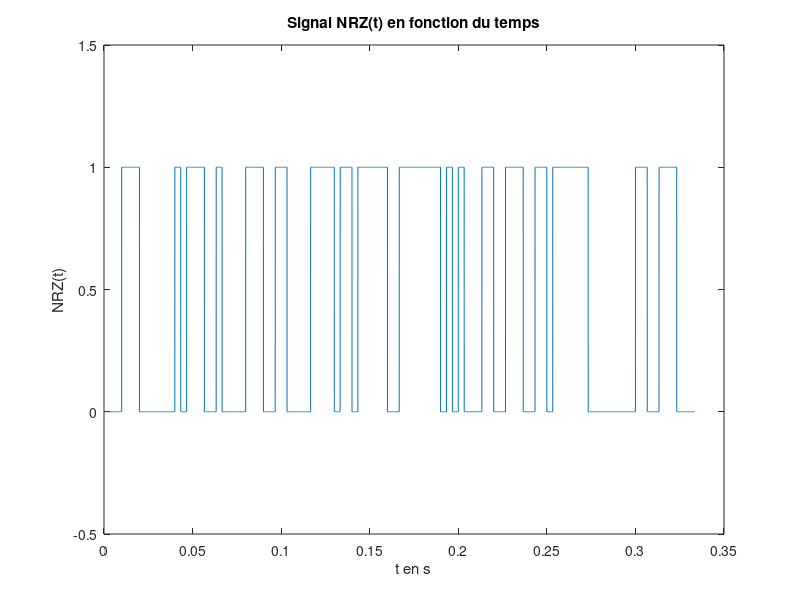

Reproduce this figure in MATLAB. (Note: this script raises an error after producing the figure.)
clear all
close all
clc

% Paramètres
F0 = 6000; % Fréquence bits 0 en Hz
F1 = 2000; % Fréquence bits 1 en Hz
Fe = 48000; % Fréquence d'échantillonage en Hz
Te = 1/Fe; % Période d'échantillonage en secondes
Ts = 1/300; % s/bits, le débit souhaité max est de 300 bits/seconde

Ns = floor(Ts/Te); % échantillons/bits, on prend la partie entière, Ts = Ns*Te
Nb_bits = 100; % Nombre de bits du signal émis
Nb_echantillons = Nb_bits*Ns; % Nombre d'échantillons
Null = 2000;

donnees = randi(0:1, Nb_bits, 1); % Génération de Nb_bits 0 ou 1 de manière aléatoire
NRZ = zeros(Nb_echantillons,1); % Initialisation du signal NRZ avec Nb_echantillons echantillons
T = ([0:Nb_echantillons-1]*Te)'; % Le signal est tracé de 0 à (Nb_echantillons-1)*Te secondes,
                                 % avec un pas de Te

                                 
%% 3.Modem de fréquence - Démodulation par filtrage
        

%3.1 Construction du signal modulé en fréquence

%3.1.1.1 Génération du signal NRZ 
for i = 1:Nb_bits
    NRZ((i-1)*Ns+1:i*Ns) = donnees(i); 
end;

%3.1.1.2 Tracé du signal NRZ(t) en fonction du temps
figure; % figure 1
plot(T,NRZ);
ylim([-0.5 1.5]);
xlabel('t en s');
ylabel('NRZ(t)');
title('Signal NRZ(t) en fonction du temps');

%3.1.1.3 Tracé de la DSP de NRZ théorique et expérimentale
[DSP_NRZ_Th,f] = DSP_rectangulaire(Nb_echantillons,Fe,NRZ,0);
DSP_NRZ_Exp = (Ts*sinc(pi*f*Ts).^2 + dirac(f))/4;

figure; % figure 2
subplot(211);
semilogy(f,DSP_NRZ_Th);
ylim([1e-06 1000]);
xlim([-2000 2000]);
xlabel('f en Hz');
ylabel('DSP NRZ Th(f)');
title('DSP théorique de NRZ en fonction de f');

subplot(212);
semilogy(f,DSP_NRZ_Exp);
ylim([1e-10 1e-2]);
xlim([-2000 2000]);
xlabel('f en Hz');
ylabel('DSP NRZ Exp(f)');
title('DSP expérimentale de NRZ en fonction de f');
% pwelch à tester plus tard

%3.1.2.1 Génération du signal x(t) modulé en fréquence
phi0 = rand*2*pi;
phi1 = rand*2*pi;
Cos0 = cos(2*pi*F0*T + phi0);
Cos1 = cos(2*pi*F1*T + phi1);
%Un = eye(size(NRZ));
x_module = (1 - NRZ).*Cos0 + NRZ.*Cos1;

%3.1.2.2 Tracé du signal x(t) en fonction du temps
figure; % figure 3
plot(T,x_module);
ylim([-1.5 1.5]);
xlim([0.05 0.08]);
xlabel('t en s');
ylabel('x(t)');
title('Signal x(t) en fonction de t');

%3.1.2.3 Calcul de la DSP de x(t) en fonction de la DSP de NRZ
% DSP_NRZ_plus_F1 = DSP_rectangulaire(Nb_echantillons,Fe,NRZ,F1);
% DSP_NRZ_plus_F0 = DSP_rectangulaire(Nb_echantillons,Fe,NRZ,F0);
% DSP_NRZ_moins_F1 = DSP_rectangulaire(Nb_echantillons,Fe,NRZ,-F1);
% DSP_NRZ_moins_F0 = DSP_rectangulaire(Nb_echantillons,Fe,NRZ,-F0);
% DSP_X_Exp = (dirac(f-F1) + dirac(f+F1) - dirac(f-F0) - dirac(f-F1))*DSP_NRZ_Exp/4;

%3.1.2.4 Tracé de la DSP de x(t) théorique et expérimentale
DSP_X_Th = DSP_rectangulaire(Nb_echantillons,Fe,x_module,0);

figure; % figure 4
subplot(211);
semilogy(f,DSP_X_Th);
ylim([1e-05 100]);
xlim([-7000 7000]);
xlabel('f en Hz');
ylabel('DSP X Th(f)');
title('DSP X théorique en fonction de f');

subplot(212);
%ylim([1e-04 10]);
%xlim([-6000 6000]);
% semilogy(f,DSP_X_Exp);
% xlabel('f en Hz');
% ylabel('DSP X Exp(f)');
% title('DSP X expérimental en fonction de f');

% S_x = abs(fft(x_module).^2)/length(x_module);
% figure; 
% subplot(411);
% semilogy(S_x);
% subplot(412);
% pwelch(x_module);

%3.2 Canal de transmission à bruit additif, blanc et Gaussien
Px = mean(abs(x_module).^2);
SNR = 10;
sigma = sqrt(Px*10^(-SNR/10));
bruit = sigma*randn(1,Nb_echantillons);

figure; % figure 5 
plot(T,bruit);
ylim([-1.5 1.5]);
xlabel('Temps (secondes)');
ylabel('bruit');
title('Tracé du bruit en fonction du temps');

x_bruite = x_module + transpose(bruit);
figure; % figure 6 
subplot(211);
plot(T,x_module);
ylim([-1.5 1.5]);
xlim([0.05 0.06]);
xlabel('t en s');
ylabel('x(t) sans bruit');
title('Signal x(t) avant ajout du bruit en fonction du temps pour SNR = 10');

subplot(212);
plot(T,x_bruite);
ylim([-1.5 1.5]);
xlim([0.05 0.06]);
xlabel('Temps (secondes)');
ylabel('x bruite');
title('Tracé du signal x bruite en fonction du temps pour SNR = 10');

%3.3 Démodulation par filtrage

%3.3.1 Filtre passe-bas
ordre = 60;
fc = 4000; %Hz
fnorm = fc/Fe;
Tfiltre = (-ordre*Te:Te:ordre*Te);
Ffiltre = (-(2*ordre+1)/2:(2*ordre+1)/2-1)*(Fe/(2*ordre+1));
h_passe_bas = (2*fnorm)*sinc(2*fc*Tfiltre);
y_passe_bas = filter(h_passe_bas,(1),x_module);
H_passe_bas = abs(fftshift(fft(h_passe_bas)));

%3.3.2 Filtre passe-haut
%H_passe_haut = 1 - H_passe_bas;
h_passe_haut = - h_passe_bas;
h_passe_haut(ordre+1) = h_passe_haut(ordre+1) + 1;
y_passe_haut = filter(h_passe_haut,(1),x_module);

%3.3.3 Filtrage ok + manque prise en compte du retard

%3.3.4.1 Tracés réponse impulsionnelle et réponse en fréquence des filtres
figure; % figure 7 
subplot(211);
plot(Tfiltre,h_passe_bas);
title('Réponse impulsionnelle du filtre passe bas');
%ylim([-1.5 1.5]);
xlim([-0.001 0.001]);

subplot(212);
plot(Ffiltre,H_passe_bas);
title('Reponse fréquentielle du filtre passe bas');
%ylim([-1.5 1.5]);
xlim([-9000 9000]);

%3.3.4.2 Tracés DSP de x(t) et réponse fréquentielle du filtre
figure; % figure 8 - DSP x(t) et y(t)
semilogy(f,DSP_X_Th);
ylim([1e-2 30]);
xlim([-8000 8000]);
xlabel('f en Hz');
ylabel('DSP X Th(f)');
title('DSP X théorique en fonction de f');

hold on;
semilogy(Ffiltre,H_passe_bas);
ylim([1e-02 30]);
xlim([-9000 9000]);

%3.3.4.3 
figure; % figure 9 - y(t) et DSP_y(t)
subplot(211);
plot(T,y_passe_bas);
ylim([-1.5 1.5]);
xlim([0.1 0.15]);
xlabel('t en secondes');
ylabel('y(t) signal filtré');
title('Signal y(t) filtré en fonction du temps');

DSP_Y_passe_bas = DSP_rectangulaire(Nb_echantillons,Fe,y_passe_bas,0);
subplot(212);
semilogy(f,DSP_Y_passe_bas);
ylim([1e-2 100]);
xlim([-8000 8000]);
xlabel('f en Hz');
ylabel('DSP Y (f)');
title('DSP Y en fonction de f');

% figure; % figure 8 - passe haut
% subplot(211);
% plot(T,x_module);
% ylim([-1.5 1.5]);
% xlim([0.01 0.03]);
% 
% subplot(212);
% plot(T,y_passe_haut);
% ylim([-1.5 1.5]);
% xlim([0.01 0.03]);
% % plot(Freq, H_passe_haut);
% % plot(intervalle, h_passe_haut);
% 
% figure; % figure 9 - passe haut et bas
% subplot(311);
% plot(T,x_module);
% ylim([-1.5 1.5]);
% xlim([0.01 0.03]);
% 
% subplot(312);
% plot(T,y_passe_bas);
% ylim([-1.5 1.5]);
% xlim([0.01 0.03]);
% 
% subplot(313);
% plot(T,y_passe_haut);
% ylim([-1.5 1.5]);
% xlim([0.01 0.03]);
%3.3.5 Détection d'énergie

K = 0.25*Ns;

detect_passe_bas = zeros(Nb_bits,1);
detect_passe_haut = ones(Nb_bits,1);

for i = 1:Nb_bits
    xi_bas = 0;
    xi_haut = 0;
    for j = 1:Ns
        xi_bas = xi_bas + y_passe_bas((i-1)*Ns + j)^2;
        xi_haut = xi_haut + y_passe_haut((i-1)*Ns + j)^2;
    end
    if xi_bas > K
        detect_passe_bas(i) = 1;
    end
    if xi_haut > K
        detect_passe_haut(i) = 0;
    end
end
sum((donnees - detect_passe_bas).^2)
sum((donnees - detect_passe_haut).^2)
